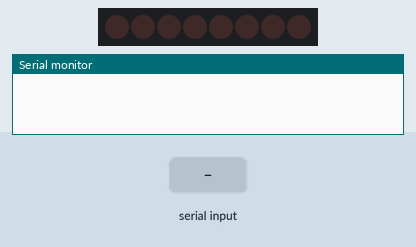
This sketch was run on a simulated Arduino Uno, built with avr-gcc and run on an emulated ATmega328P. On the bench: 8 shift-register outputs drawn as a row of LEDs (first output left, lit = HIGH), the last lines printed to the serial monitor. Wiring (inferred from the names in the program): shift register (74HC595): data pin 12; shift clock pin 11; latch pin 8. Wiring (inferred from the signals the program sends): row of LEDs: on Q0, Q1, Q2, Q3, Q4, Q5, Q6, Q7. Inputs (shaded band) come from the test bench.

Above: at 1.2 s.
1.3 s: "90,45\n" received over Serial
At 3.5 s:
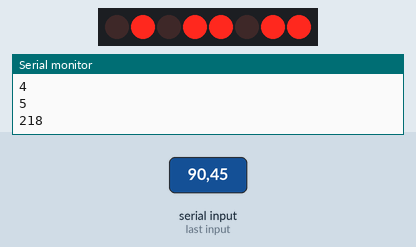
4.3 s: "30,150\n" received over Serial
At 4.4 s:
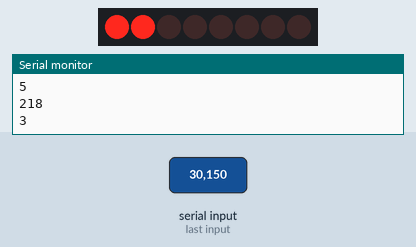
7.3 s: "200\n" received over Serial
At 7.4 s:
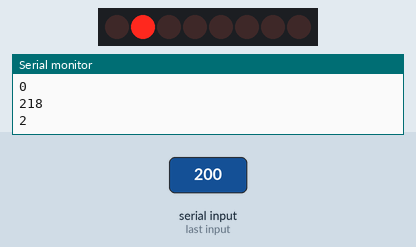
Timing chart, 0 to 10.3 s (numbered marks = the images above; inputs shaded):
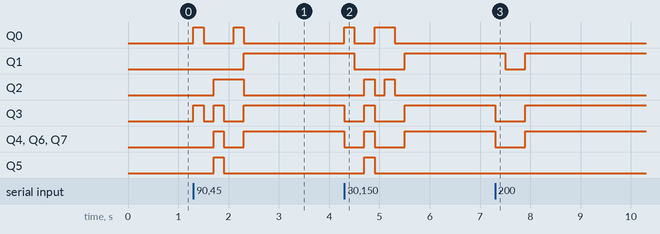

The sketch:

SN75HC595_serialread.ino
```cpp
int latchPin = 8;  //Pin connected to ST_CP(pin 12) of 74HC595
int clockPin = 11; //Pin connected to SH_CP(pin 11) of 74HC595
int dataPin = 12;  //Pin connected to DS(pin 14) of 74HC595

int arraya[] = {0b11111100,0b01100000,0b1101101};
byte leds = 0;
byte i = 0;
byte incomingByte = 0;   // for incoming serial data
    void setup()
    {
    pinMode(latchPin, OUTPUT);
    pinMode(dataPin, OUTPUT);
    pinMode(clockPin, OUTPUT);
    Serial.begin(9600);     // opens serial port, sets data rate to 9600 bps
     //updateShiftRegister(2);
    }

    void loop()


    {

       /*  check if data has been sent from the computer: */
  if (Serial.available()) {
    /* read the most recent byte */
    incomingByte = Serial.read();
    incomingByte =incomingByte - '0';
    /*ECHO the value that was read, back to the serial port. */
    Serial.println(incomingByte);

    if (0 >= incomingByte <= 255){
        updateShiftRegister(incomingByte);

    /*leds = 0;
    updateShiftRegister();
    delay(500);
    for (int i = 0; i <= 8; i++)
    {
    bitSet(leds, i);
    updateShiftRegister();
    */
    /*i= i<<1;


    updateShiftRegister(i);

    }

    }

*/}}}


    void updateShiftRegister(byte leds)
    {
    digitalWrite(latchPin, LOW);
    shiftOut(dataPin, clockPin, MSBFIRST, leds);
    digitalWrite(latchPin, HIGH);
    delay(200);

    }
```

Measured:
- after the input at 1.3 s, Q0: alternates HIGH for 0.20 s and LOW for 0.60 s, 4 changes in all, then stays LOW, starting at once; Q1: LOW → HIGH after 1.0 s
- after the input at 4.3 s, Q0: LOW → HIGH at once, → LOW 0.20 s later, → HIGH 0.40 s later, → LOW 0.40 s later; Q1: HIGH → LOW after 0.20 s, → HIGH 1.0 s later
- after the input at 7.3 s, Q1: HIGH → LOW after 0.20 s, → HIGH 0.40 s later; Q3, Q4, Q6, Q7: HIGH → LOW at once, → HIGH 0.60 s later
